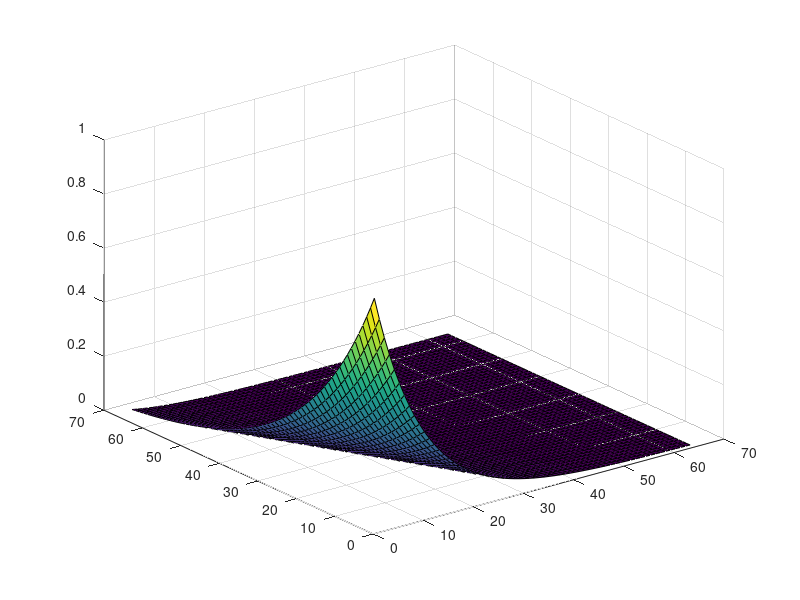

The MATLAB script that drew this image: (Note: this script raises an error after producing the figure.)
clear;

for i=1:64;
    Tau_1(i,1)=5*i; 
    Tau_2(i,1)=1*i;
end;

for i=1:64;
for j=1:64;
Data(i,j)=(exp(-Tau_1(i,1)/100))*exp(-Tau_1(j,1)/50);
end;
end;

surf (Data)
NoiseStd=120;

clear i j

 save L:\Aachen_RWTH\FLT\test.mat Data Tau_1 Tau_2 NoiseStd
  save L:\Aachen_RWTH\FLT\test_M Data -ASCII;
  save L:\Aachen_RWTH\FLT\test_t1 Tau_1 -ASCII;
  save L:\Aachen_RWTH\FLT\test_t2 Tau_2 -ASCII;

 FlI